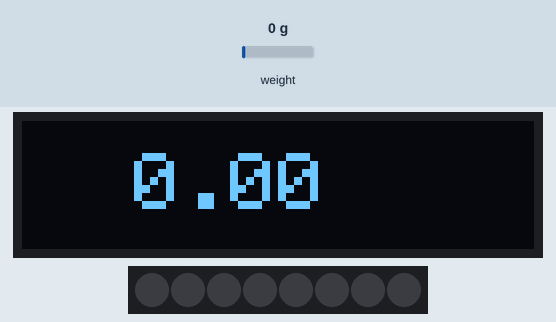
A sketch run on a simulated Arduino Uno, built with avr-gcc and run on an emulated ATmega328P. Parts: 128×32 one-colour display, 8 RGB LEDs in strip order, left to right. The inputs (shaded band) are chosen by the test bench; at power-on: weight on the scale 0 g. Dim RGB values are drawn brighter than linear.

Above: at 3.21 s.
At 9.64 s:
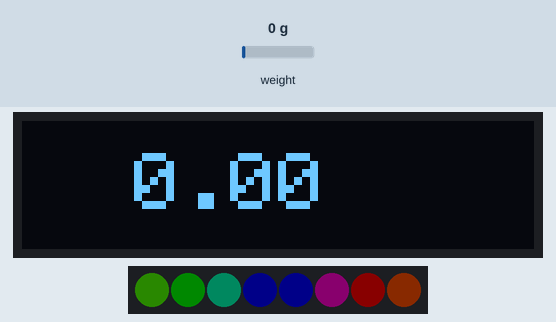
At 16.08 s:
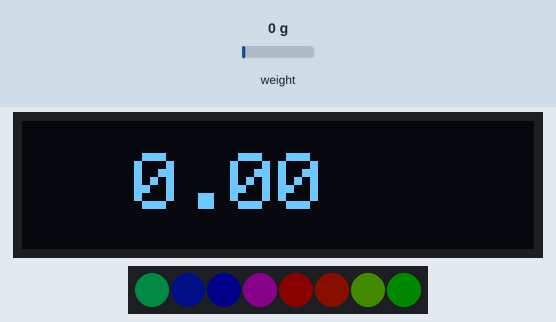
At 22.52 s:
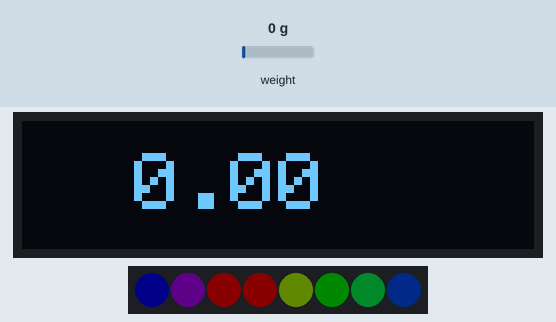
At 29.3 s:
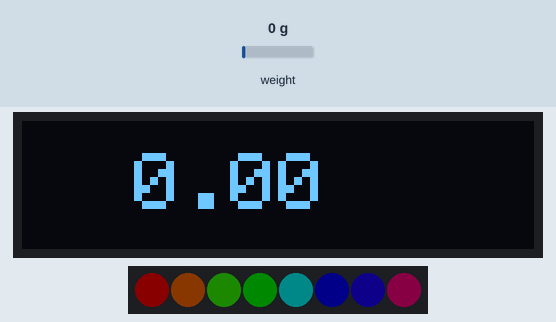
At 39.61 s:
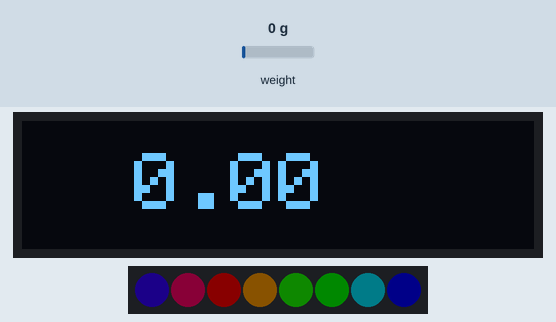
Timing chart, 0 to 40.0 s (numbered marks = the images above):
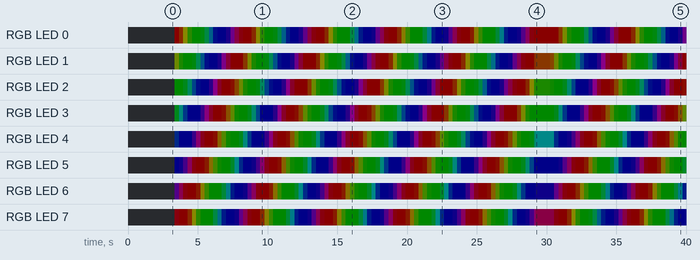

Measured:
- by itself, RGB LED 1: off → RGB(8, 10, 0) at 3.4 s, → RGB(2, 10, 0) 0.31 s later, → RGB(0, 10, 0) 0.31 s later, → RGB(0, 10, 1) 0.61 s later, … (94 changes in this stretch)
- by itself, RGB LED 2: off → RGB(0, 10, 0) at 3.4 s, → RGB(0, 10, 2) 0.61 s later, → RGB(0, 10, 7) 0.31 s later, → RGB(0, 5, 10) 0.31 s later, … (93 changes in this stretch)

The sketch:

scale.ino
```cpp
#include "HX711.h"
#include <SPI.h>
#include <Wire.h>
#include <Adafruit_GFX.h>
#include <Adafruit_SSD1306.h>
#include <Adafruit_NeoPixel.h>
#include <avr/power.h>

#define LED_PIN   11
#define LED_COUNT 8

#define SCREEN_WIDTH 128 // OLED display width, in pixels
#define SCREEN_HEIGHT 32 // OLED display height, in pixels
#define OLED_RESET     -1 // Reset pin # (or -1 if sharing Arduino reset pin)
#define SCREEN_ADDRESS 0x3C ///< See datasheet for Address; 0x3D for 128x64, 0x3C for 128x32

Adafruit_SSD1306 oled(SCREEN_WIDTH, SCREEN_HEIGHT, &Wire, OLED_RESET);
Adafruit_NeoPixel strip(LED_COUNT, LED_PIN, NEO_GRB + NEO_KHZ800);
HX711 scale;

uint8_t dataPin = 6;
uint8_t clockPin = 7;

void setup() {
  // put your setup code here, to run once:
  scale.begin(dataPin, clockPin);
  delay(1000);
  scale.tare();
  scale.set_scale(420.52);

  if(!oled.begin(SSD1306_SWITCHCAPVCC, SCREEN_ADDRESS)) {
    Serial.println(F("SSD1306 allocation failed"));
  }
  oled.clearDisplay();
  oled.display();

  oled.setTextSize(2); //选择字号
  oled.setTextColor(WHITE);  //字体颜色

  strip.begin();           // INITIALIZE NeoPixel strip object (REQUIRED)
  strip.show();            // Turn OFF all pixels ASAP
  strip.setBrightness(10); // Set BRIGHTNESS to about 1/5 (max = 255)
}

void loop() {
  // put your main code here, to run repeatedly:
  oled.clearDisplay();
  oled.setCursor(28,8);
  oled.print(String(scale.get_units(10)));
  oled.display();

  delay(10);
  rainbow(10);
}

void rainbow(int wait) {
  for(long firstPixelHue = 0; firstPixelHue < 5*65536; firstPixelHue += 256) {
    strip.rainbow(firstPixelHue);
    strip.show(); // Update strip with new contents
    delay(wait);  // Pause for a moment
  }
}
```
